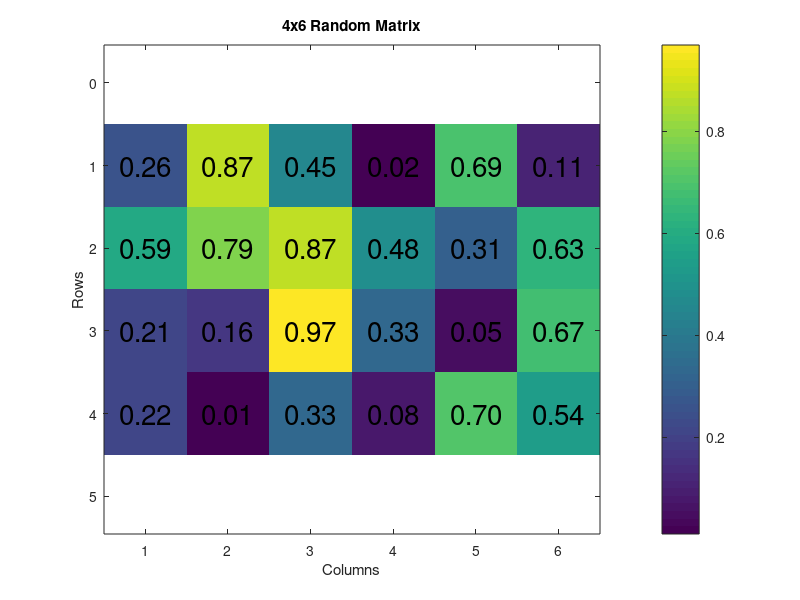

MATLAB code for this plot:
% Clear previous figures and vars
clc; clear; close all;

%%%%%%% TODO %%%%%%%
% 4x6 matrix with random values
% Use function 'rand(row,col)' or 'randi(row,col)'
% Refer to the lecture slide 10
matrix = rand(4, 6);
%%%%%%%%%%%%%%%%%%%%

% Create a figure for visualization
figure;

% Display
disp("4x6 Random Matrix")
disp(matrix);

% Visualize the matrix
imagesc(matrix); % Display the matrix as a color image
title('4x6 Random Matrix');
xlabel('Columns');
ylabel('Rows');
colorbar; % Show a color scale
axis equal tight; % Adjust axes to fit tightly around the data
[numRows, numCols] = size(matrix);
for row = 1:numRows
    for col = 1:numCols
        text(col, row, num2str(matrix(row, col), '%0.2f'), ...
            'HorizontalAlignment', 'center', ...
            'VerticalAlignment', 'middle', ...
            'FontSize',20);
    end
end
